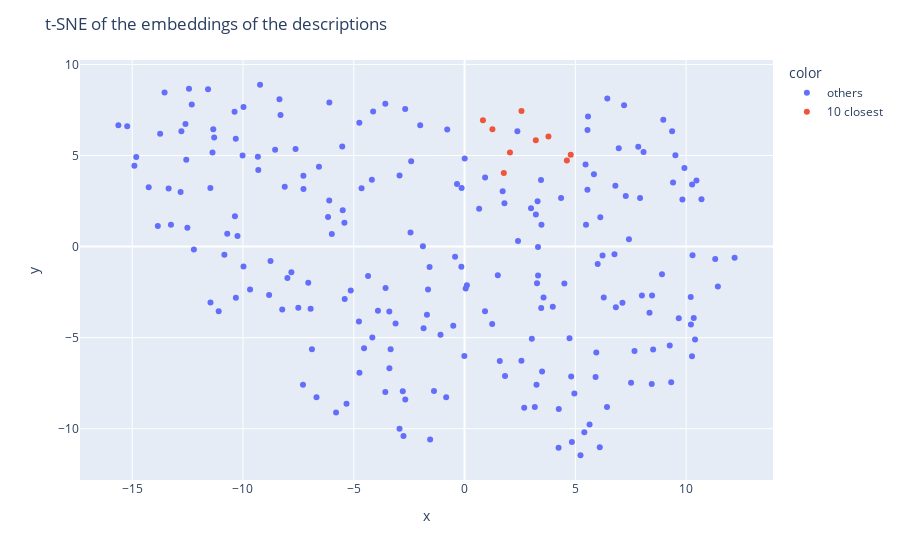

Here is the notebook cell this chart was saved with:
### Code cell
import ipywidgets

@ipywidgets.interact(title=ipywidgets.Dropdown(options=df['Title'], description='Title:'))
def tsne_closest_titles(title, n_closest=10):
    idx = df[df['Title'] == title].index[0]
    x = X_embedded[idx]
    distances = np.linalg.norm(X_embedded - x, axis=1)
    closest = distances.argsort()[1:n_closest]

    # plot the n_closest on t-SNE
    fig = px.scatter(x=X_embedded[:,0], y=X_embedded[:,1], hover_name=df['Title'],
                     color=np.where(np.any(np.arange(len(words)) == closest.reshape(-1, 1), axis=0), f'{n_closest} closest', 'others'))
    fig.update_traces(textposition='top center')
    fig.update_layout(title='t-SNE of the embeddings of the descriptions')
    fig.show()

    return df.iloc[closest]

### Figure 1 — Plotly figure (JSON) as saved in the notebook; plotly's stock layout.template omitted (floating-point values rounded to 4 significant figures; data arrays with more than 128 entries replaced by an {"elided": "..."} marker saying what was removed)
{"data": [{"hovertemplate": "<b>%{hovertext}</b><br><br>color=others<br>x=%{x}<br>y=%{y}<extra></extra>", "hovertext": {"elided": "208 str values"}, "legendgroup": "others", "marker": {"color": "#636efa", "symbol": "circle"}, "mode": "markers", "name": "others", "orientation": "v", "showlegend": true, "textposition": "top center", "type": "scatter", "x": {"elided": "208 float values"}, "xaxis": "x", "y": {"elided": "208 float values"}, "yaxis": "y"}, {"hovertemplate": "<b>%{hovertext}</b><br><br>color=10 closest<br>x=%{x}<br>y=%{y}<extra></extra>", "hovertext": ["Targeting PRMT3 Impairs Methylation and Oligomerization of HSP60 to Boost Anti-Tumor Immunity by Activating cGAS/STING Signaling", "CDC42 Inhibitors Alter Patterns of Vessel Arborization in Skin and Tumors in vivo", "Aberrant cytoplasmic localization of MLH1 characterizes a sub-clonal breast cancer cell population that seeds recurrence", "Fatty acids are not a significant contributor to the TCA cycle in cancer cell lines: evidence of incomplete fatty acid oxidation.", "Survey of brain cell junctions shows striking similarities between schizophrenia and bipolar disorder", "Two large studies reveal genes and genome regions that influence schizophrenia risk", "Cancer immunotherapy candidate provokes powerful dual response in cancer and immune cells", "New dictionary of immune responses reveals far more complexity in the immune system than previously thought", "#WhyIScience Q&A: How a summer at Broad helped foster a love of research for a young scientist"], "legendgroup": "10 closest", "marker": {"color": "#EF553B", "symbol": "circle"}, "mode": "markers", "name": "10 closest", "orientation": "v", "showlegend": true, "textposition": "top center", "type": "scatter", "x": [1.258, 3.217, 4.794, 1.772, 3.787, 2.57, 2.051, 0.831, 4.619], "xaxis": "x", "y": [6.443, 5.834, 5.036, 4.046, 6.049, 7.44, 5.169, 6.936, 4.729], "yaxis": "y"}], "layout": {"legend": {"title": {"text": "color"}, "tracegroupgap": 0}, "margin": {"t": 60}, "title": {"text": "t-SNE of the embeddings of the descriptions"}, "xaxis": {"anchor": "y", "domain": [0, 1], "title": {"text": "x"}}, "yaxis": {"anchor": "x", "domain": [0, 1], "title": {"text": "y"}}}}
